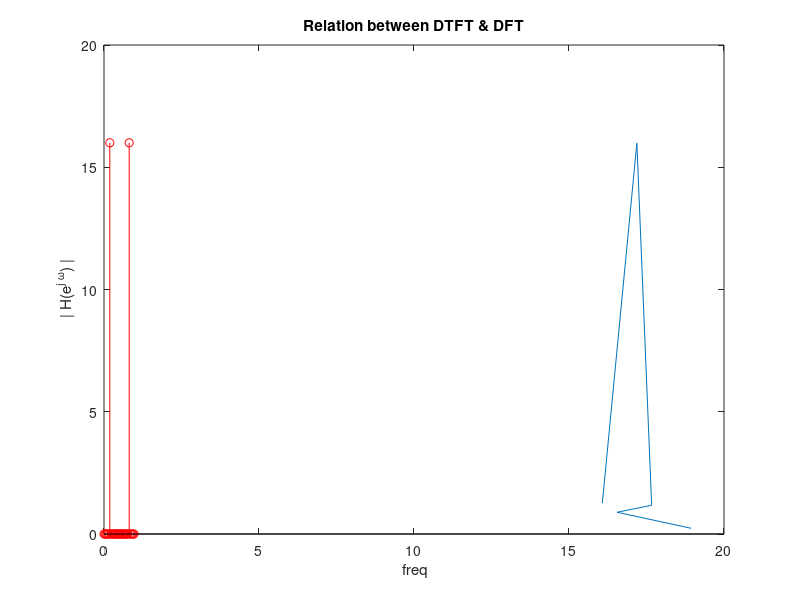
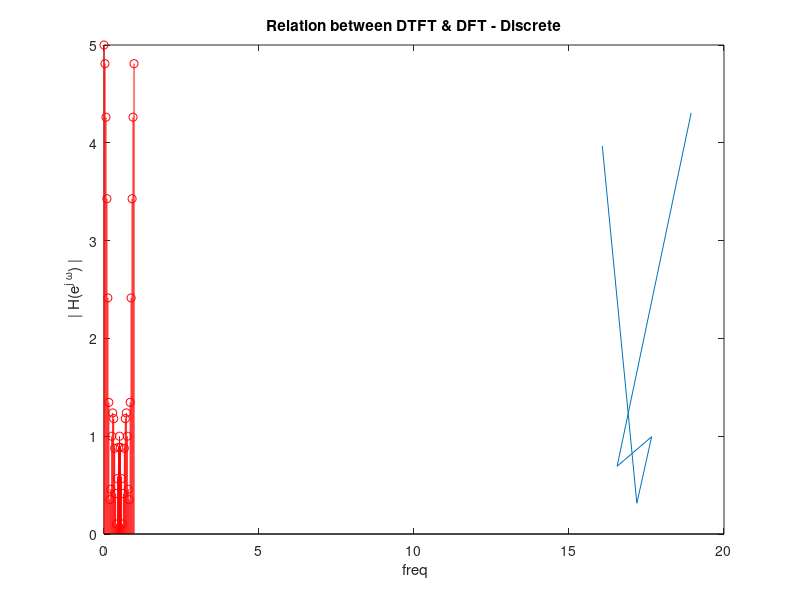

Here is the MATLAB script that generated these plots, in order:
clc;
clear all;
close all;
k=0:31;
x=[1 1 1 1 1 zeros(1,27)];
[h w] = freqz(x,1,'whole');
plot(w/(2*pi),abs(h)); grid;
xlabel('freq');
ylabel('|H(e^{j\omega})|');
title('Relation between DTFT and DFT');
x=fft(x);
hold on;
stem(k/32,abs(x),'ro');grid;
hold off;

figure
x1= cos (2*pi*k*3/16) ;
[h1 w1]=freqz (x1 , 1 , 'whole' ) ;
plot (w1/ (2*pi) , abs(h1) ) ; grid;
xlabel ( ' freq' ) ; 
ylabel (' | H(e^{j \omega}) |' ) ;
title ('Relation between DTFT & DFT');
X=fft(x1) ; hold on;
stem (k/32 , abs(X) , 'ro' ) ; grid;
hold off;

% DTFT and DFT relationship with inbuilt
clc; clear all; close all;
k=0:31;
x= cos (2*pi*k*3/16) ;
[h w]=freqz (x , 1 , 'whole' ) ;
figure(1);
plot (w/ (2*pi) , abs(h) ) ; grid;
xlabel ( ' freq' ) ; ylabel (' | H(e^{j \omega}) |' ) ;
title ('Relation between DTFT & DFT' ) ;
X=fft(x) ; hold on;
stem (k/32 , abs(X) , 'ro' ) ; grid;

% DTFT and DFT relationship without inbuilt
k1=0:31;
x1= [1 1 1 1 1 zeros(1,27)]; %cos (2*pi*k*3/16) ;
[h1 w1]=freqz (x1 , 1 , 'whole' ) ;
figure(2);
plot (w1/ (2*pi) , abs(h1) ) ; grid;
xlabel ( ' freq' ) ; ylabel (' | H(e^{j \omega}) |' ) ;
title ('Relation between DTFT & DFT - Discrete' ) ;
X1=fft(x1) ; hold on;
stem (k1/32 , abs(X1) , 'ro' ) ; grid;